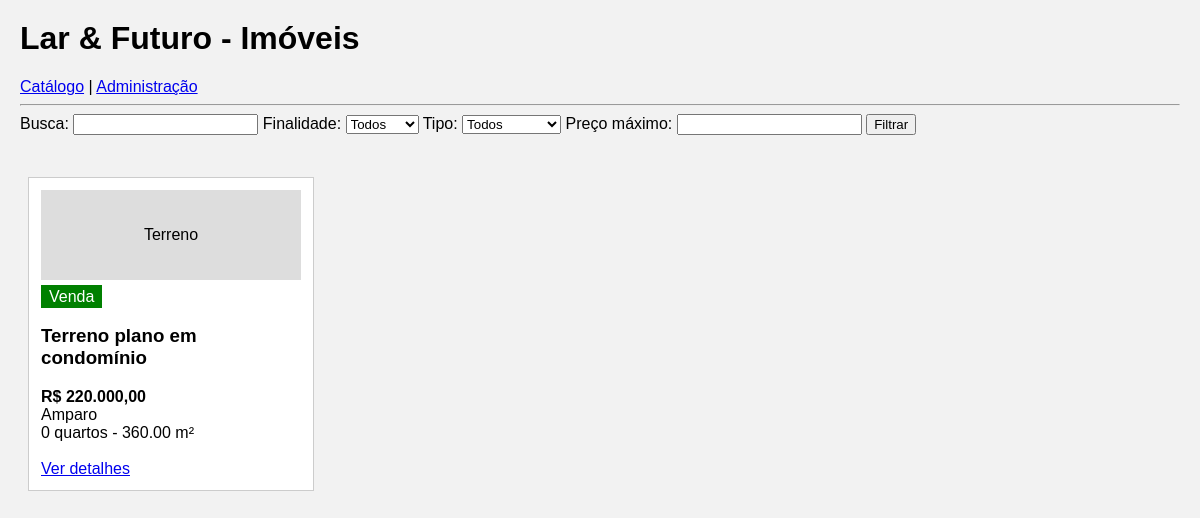
The app's page /Imovel/index.php?busca=Terreno plano em condomínio with its own data.
### tables this page shows
CREATE TABLE IF NOT EXISTS imoveis (
    id INT NOT NULL AUTO_INCREMENT,
    titulo VARCHAR(120) NOT NULL,
    tipo_imovel VARCHAR(30) NOT NULL,
    finalidade VARCHAR(15) NOT NULL,
    preco DECIMAL(12,2) NOT NULL,
    endereco VARCHAR(200) NOT NULL,
    cidade VARCHAR(60) NOT NULL,
    quartos INT NOT NULL DEFAULT 0,
    banheiros INT NOT NULL DEFAULT 1,
    vagas_garagem INT NOT NULL DEFAULT 0,
    area_m2 DECIMAL(8,2) NOT NULL,
    descricao TEXT NULL,
    status VARCHAR(20) NOT NULL DEFAULT 'Disponível',
    data_cadastro TIMESTAMP NOT NULL DEFAULT CURRENT_TIMESTAMP,
    PRIMARY KEY (id)
);

### Imovel/index.php (the view, shortened to what this page needs)
<HTML>
<HEAD>
 <link rel="stylesheet" href="estilo.css">
</HEAD>
<BODY>
<h1>Lar & Futuro - Imóveis</h1>
<a href="index.php">Catálogo</a> | <a href="admin.php">Administração</a>
<hr>
<form method="get" action="index.php">
Busca: <input type="text" name="busca">
Finalidade:
<select name="finalidade">
	<option value="">Todos</option>
</select>
Tipo:
<select name="tipo">
	<option value="">Todos</option>
</select>
Preço máximo: <input type="number" name="preco_max" min="0">
<input type="submit" value="Filtrar">
</form>
<br>
<?php
$bd=mysqli_connect("localhost","root","","lar_futuro") or die ("erro!");
mysqli_set_charset($bd,"utf8mb4");
$f_busca=		$_GET["busca"] ?? "";
$sql="select * from imoveis where status='Disponível'";
if ($f_busca!="")
	$sql=$sql." and (titulo like '%$f_busca%' or cidade like '%$f_busca%')";
$consulta=mysqli_query($bd,$sql);
$reg=mysqli_fetch_array($consulta);
while ($reg!=0)
{
	$id = $reg["id"];
	$titulo = $reg["titulo"];
	$tipo = $reg["tipo_imovel"];
	$finalidade = $reg["finalidade"];
	$preco = number_format($reg["preco"],2,",",".");
	$cidade = $reg["cidade"];
	$quartos = $reg["quartos"];
	$area = $reg["area_m2"];
	if ($finalidade=="Venda")
		$classe="venda";
	else
		$classe="locacao";
	?>
	<div class="card">
		<div class="foto"><?php echo $tipo; ?></div>
		<span class="<?php echo $classe; ?>"><?php echo $finalidade; ?></span>
		<h3><?php echo $titulo; ?></h3>
		<b>R$ <?php echo $preco; ?></b><br>
		<?php echo $cidade; ?><br>
		<?php echo "$quartos quartos - $area m²"; ?><br><br>
		<a href="detalhes.php?id=<?php echo $id; ?>">Ver detalhes</a>
	</div>
	<?php
	$reg=mysqli_fetch_array($consulta);
}
?>
</BODY>
</HTML>

### Imovel/estilo.css (style rules this page uses)
body { font-family: Arial; background: #f2f2f2; margin: 20px; }
.card { display: inline-block; width: 260px; background: white; border: 1px solid #ccc; padding: 12px; margin: 8px; vertical-align: top; }
.foto { height: 90px; background: #ddd; text-align: center; line-height: 90px; margin-bottom: 8px; }
.venda { background: green; color: white; padding: 3px 8px; }

### records on screen
imoveis: tipo_imovel "Terreno", finalidade "Venda", titulo "Terreno plano em condomínio", preco "220.000,00", cidade "Amparo", quartos "0", area_m2 "360.00"
